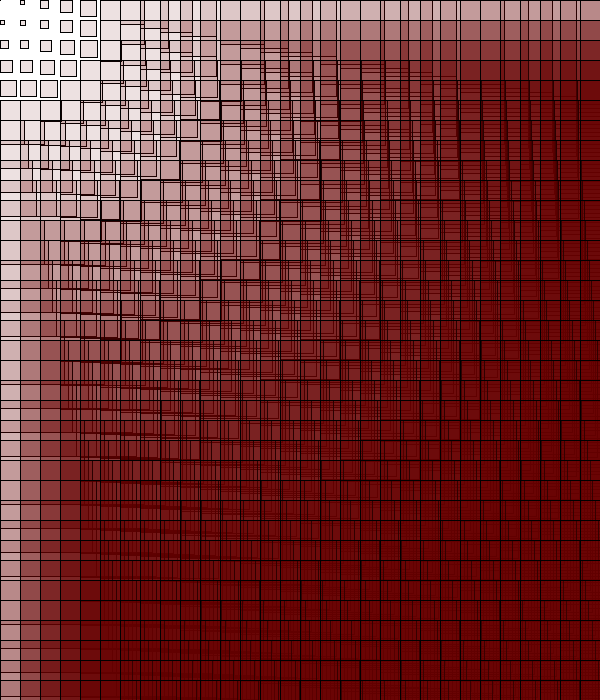
Frame 1 (no input)
Frame 60 (the mouse pressed at the canvas centre just before this capture): identical to frame 1, image omitted
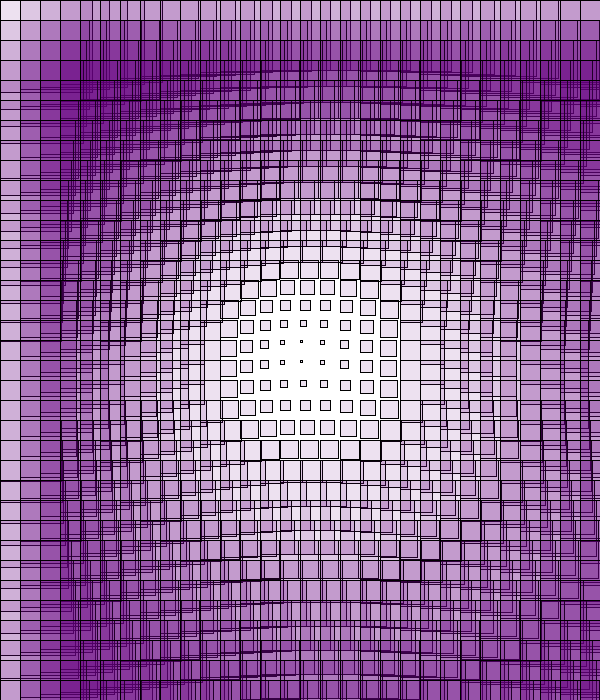
Frame 120 (the mouse held since frame 60 and released just before this capture)

The Processing sketch that drew these frames (run headless with seeded random() and noise(); from frame 60 on, the mouse is pressed at the canvas centre):

// Processing sketch: grid_eg
// ── grid_eg.pde
/*
 * DXB303 Programming for Visual Designers
 * Repetition - drawing a grid functions
 * by Gavin Sade
 * Copyright (c) 2014 QUT
 *
 * example  where I use dist() and map() functions
 */

int f = 0;

// Setup function -- called only once when the program begins
void setup() {
  //  set the size of the display area / window
  size(600, 700);

  //set the background colour
  background(122, 122, 122);


  // frameRate(5);
}



// the draw function -- called continuously while program is running
void draw() {
  background(255);
  randomSeed(10);
  // then look at nesting for loops to make a grid.
  // nested for loop
  for (int y=0; y<height; y=y+20) {
    for (int x=0; x<width; x=x+20) {
      float d = abs(dist(mouseX, mouseY, x, y));
      float w = 10 + random(100);
      //map(value, start1, stop1, start2, stop2)
      float g = map(mouseY, 0, height, 0, 255);
      fill(100, 0, g, 30);
      rect(x, y, d/5, d/5);
    }
  }
}


// function to handle key events
void keyReleased() {
  // if s is pressed save an image
  if (key == 's') { //<>//
    save("myImage.png");
  }

  // if r is pressed reset by drawing background
  if (key == 'r') {
    background(122, 122, 122);
  }
}
